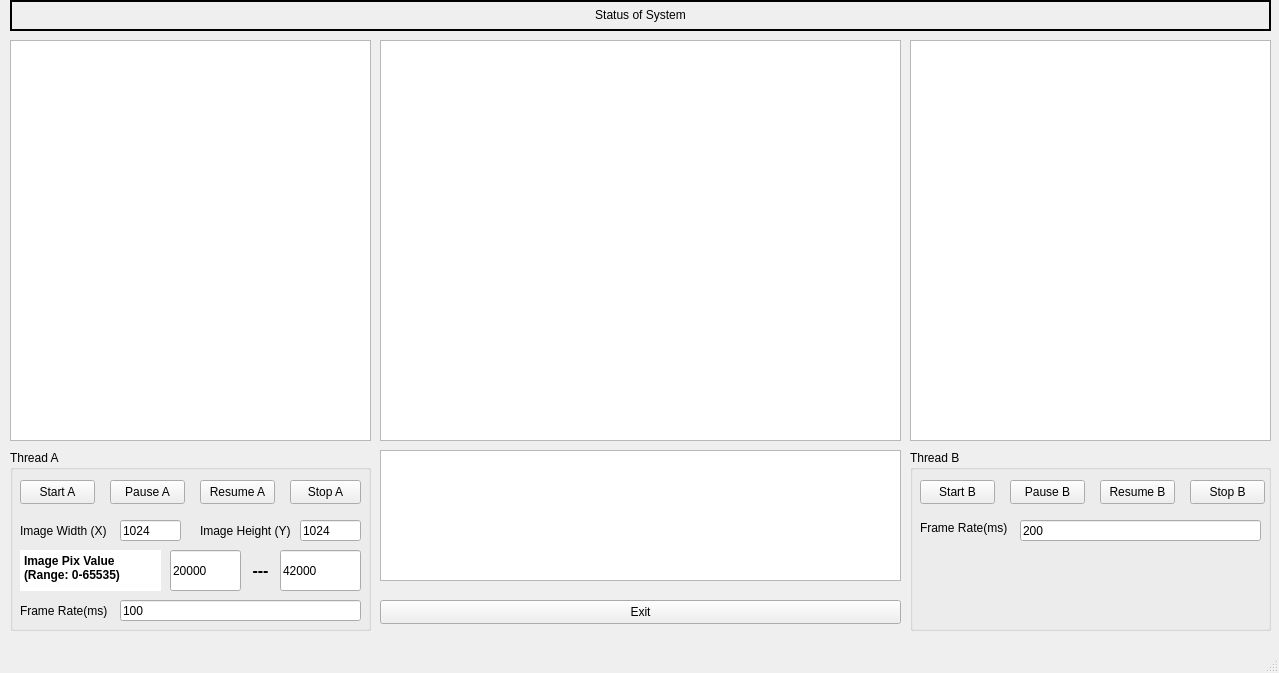
<?xml version="1.0" encoding="UTF-8"?>
<ui version="4.0">
 <class>MainWindow</class>
 <widget class="QMainWindow" name="MainWindow">
  <property name="geometry">
   <rect>
    <x>0</x>
    <y>0</y>
    <width>1279</width>
    <height>673</height>
   </rect>
  </property>
  <property name="windowTitle">
   <string>MainWindow</string>
  </property>
  <widget class="QWidget" name="centralwidget">
   <widget class="QTextEdit" name="textEdit_StatusA">
    <property name="geometry">
     <rect>
      <x>10</x>
      <y>40</y>
      <width>361</width>
      <height>401</height>
     </rect>
    </property>
   </widget>
   <widget class="QTextEdit" name="textEdit_StatusB">
    <property name="geometry">
     <rect>
      <x>910</x>
      <y>40</y>
      <width>361</width>
      <height>401</height>
     </rect>
    </property>
   </widget>
   <widget class="QGroupBox" name="groupBox">
    <property name="geometry">
     <rect>
      <x>10</x>
      <y>450</y>
      <width>361</width>
      <height>181</height>
     </rect>
    </property>
    <property name="title">
     <string>Thread A</string>
    </property>
    <widget class="QPushButton" name="btn_start_A">
     <property name="geometry">
      <rect>
       <x>10</x>
       <y>30</y>
       <width>75</width>
       <height>24</height>
      </rect>
     </property>
     <property name="text">
      <string>Start A</string>
     </property>
    </widget>
    <widget class="QPushButton" name="btn_pause_A">
     <property name="geometry">
      <rect>
       <x>100</x>
       <y>30</y>
       <width>75</width>
       <height>24</height>
      </rect>
     </property>
     <property name="text">
      <string>Pause A</string>
     </property>
    </widget>
    <widget class="QPushButton" name="btn_resume_A">
     <property name="geometry">
      <rect>
       <x>190</x>
       <y>30</y>
       <width>75</width>
       <height>24</height>
      </rect>
     </property>
     <property name="text">
      <string>Resume A</string>
     </property>
    </widget>
    <widget class="QPushButton" name="btn_stopA">
     <property name="geometry">
      <rect>
       <x>280</x>
       <y>30</y>
       <width>71</width>
       <height>24</height>
      </rect>
     </property>
     <property name="text">
      <string>Stop A</string>
     </property>
    </widget>
    <widget class="QLabel" name="label">
     <property name="geometry">
      <rect>
       <x>10</x>
       <y>70</y>
       <width>101</width>
       <height>21</height>
      </rect>
     </property>
     <property name="text">
      <string>Image Width (X)</string>
     </property>
    </widget>
    <widget class="QLabel" name="label_2">
     <property name="geometry">
      <rect>
       <x>190</x>
       <y>70</y>
       <width>101</width>
       <height>21</height>
      </rect>
     </property>
     <property name="text">
      <string>Image Height (Y)</string>
     </property>
    </widget>
    <widget class="QLineEdit" name="lineEdit_imgx">
     <property name="geometry">
      <rect>
       <x>110</x>
       <y>70</y>
       <width>61</width>
       <height>21</height>
      </rect>
     </property>
     <property name="text">
      <string>1024</string>
     </property>
    </widget>
    <widget class="QLineEdit" name="lineEdit_imgy">
     <property name="geometry">
      <rect>
       <x>290</x>
       <y>70</y>
       <width>61</width>
       <height>21</height>
      </rect>
     </property>
     <property name="text">
      <string>1024</string>
     </property>
    </widget>
    <widget class="QLabel" name="label_3">
     <property name="geometry">
      <rect>
       <x>10</x>
       <y>150</y>
       <width>101</width>
       <height>21</height>
      </rect>
     </property>
     <property name="text">
      <string>Frame Rate(ms)</string>
     </property>
    </widget>
    <widget class="QLineEdit" name="lineEdit_framerate">
     <property name="geometry">
      <rect>
       <x>110</x>
       <y>150</y>
       <width>241</width>
       <height>21</height>
      </rect>
     </property>
     <property name="text">
      <string>100</string>
     </property>
    </widget>
    <widget class="QLineEdit" name="lineEdit_low">
     <property name="geometry">
      <rect>
       <x>160</x>
       <y>100</y>
       <width>71</width>
       <height>41</height>
      </rect>
     </property>
     <property name="text">
      <string>20000</string>
     </property>
    </widget>
    <widget class="QLineEdit" name="lineEdit_high">
     <property name="geometry">
      <rect>
       <x>270</x>
       <y>100</y>
       <width>81</width>
       <height>41</height>
      </rect>
     </property>
     <property name="text">
      <string>42000</string>
     </property>
    </widget>
    <widget class="QLabel" name="label_6">
     <property name="geometry">
      <rect>
       <x>220</x>
       <y>100</y>
       <width>61</width>
       <height>41</height>
      </rect>
     </property>
     <property name="font">
      <font>
       <pointsize>12</pointsize>
       <bold>true</bold>
      </font>
     </property>
     <property name="text">
      <string>---</string>
     </property>
     <property name="alignment">
      <set>Qt::AlignCenter</set>
     </property>
    </widget>
    <widget class="QTextEdit" name="textEdit">
     <property name="geometry">
      <rect>
       <x>10</x>
       <y>100</y>
       <width>141</width>
       <height>41</height>
      </rect>
     </property>
     <property name="sizePolicy">
      <sizepolicy hsizetype="Fixed" vsizetype="Fixed">
       <horstretch>0</horstretch>
       <verstretch>0</verstretch>
      </sizepolicy>
     </property>
     <property name="frameShape">
      <enum>QFrame::NoFrame</enum>
     </property>
     <property name="html">
      <string>&lt;!DOCTYPE HTML PUBLIC &quot;-//W3C//DTD HTML 4.0//EN&quot; &quot;http://www.w3.org/TR/REC-html40/strict.dtd&quot;&gt;
&lt;html&gt;&lt;head&gt;&lt;meta name=&quot;qrichtext&quot; content=&quot;1&quot; /&gt;&lt;meta charset=&quot;utf-8&quot; /&gt;&lt;style type=&quot;text/css&quot;&gt;
p, li { white-space: pre-wrap; }
&lt;/style&gt;&lt;/head&gt;&lt;body style=&quot; font-family:'Microsoft YaHei UI'; font-size:9pt; font-weight:400; font-style:normal;&quot;&gt;
&lt;p style=&quot; margin-top:0px; margin-bottom:0px; margin-left:0px; margin-right:0px; -qt-block-indent:0; text-indent:0px;&quot;&gt;&lt;span style=&quot; font-weight:700;&quot;&gt;Image Pix Value &lt;/span&gt;&lt;/p&gt;
&lt;p style=&quot; margin-top:0px; margin-bottom:0px; margin-left:0px; margin-right:0px; -qt-block-indent:0; text-indent:0px;&quot;&gt;&lt;span style=&quot; font-weight:700;&quot;&gt;(Range: 0-65535)&lt;/span&gt;&lt;/p&gt;&lt;/body&gt;&lt;/html&gt;</string>
     </property>
    </widget>
   </widget>
   <widget class="QGroupBox" name="groupBox_2">
    <property name="geometry">
     <rect>
      <x>910</x>
      <y>450</y>
      <width>361</width>
      <height>181</height>
     </rect>
    </property>
    <property name="title">
     <string>Thread B</string>
    </property>
    <widget class="QPushButton" name="btn_start_B">
     <property name="geometry">
      <rect>
       <x>10</x>
       <y>30</y>
       <width>75</width>
       <height>24</height>
      </rect>
     </property>
     <property name="text">
      <string>Start B</string>
     </property>
    </widget>
    <widget class="QPushButton" name="btn_pause_B">
     <property name="geometry">
      <rect>
       <x>100</x>
       <y>30</y>
       <width>75</width>
       <height>24</height>
      </rect>
     </property>
     <property name="text">
      <string>Pause B</string>
     </property>
    </widget>
    <widget class="QPushButton" name="btn_resume_B">
     <property name="geometry">
      <rect>
       <x>190</x>
       <y>30</y>
       <width>75</width>
       <height>24</height>
      </rect>
     </property>
     <property name="text">
      <string>Resume B</string>
     </property>
    </widget>
    <widget class="QPushButton" name="btn_stopB">
     <property name="geometry">
      <rect>
       <x>280</x>
       <y>30</y>
       <width>75</width>
       <height>24</height>
      </rect>
     </property>
     <property name="text">
      <string>Stop B</string>
     </property>
    </widget>
    <widget class="QLineEdit" name="lineEdit_histrate">
     <property name="geometry">
      <rect>
       <x>110</x>
       <y>70</y>
       <width>241</width>
       <height>21</height>
      </rect>
     </property>
     <property name="text">
      <string>200</string>
     </property>
    </widget>
    <widget class="QLabel" name="label_4">
     <property name="geometry">
      <rect>
       <x>10</x>
       <y>70</y>
       <width>101</width>
       <height>16</height>
      </rect>
     </property>
     <property name="text">
      <string>Frame Rate(ms)</string>
     </property>
    </widget>
   </widget>
   <widget class="QPushButton" name="btn_exit">
    <property name="geometry">
     <rect>
      <x>380</x>
      <y>600</y>
      <width>521</width>
      <height>24</height>
     </rect>
    </property>
    <property name="text">
     <string>Exit</string>
    </property>
   </widget>
   <widget class="QGraphicsView" name="imgView">
    <property name="geometry">
     <rect>
      <x>380</x>
      <y>40</y>
      <width>521</width>
      <height>401</height>
     </rect>
    </property>
   </widget>
   <widget class="QChartView" name="hist_chartview">
    <property name="geometry">
     <rect>
      <x>380</x>
      <y>450</y>
      <width>521</width>
      <height>131</height>
     </rect>
    </property>
   </widget>
   <widget class="QLabel" name="label_onesec">
    <property name="geometry">
     <rect>
      <x>10</x>
      <y>0</y>
      <width>1261</width>
      <height>31</height>
     </rect>
    </property>
    <property name="frameShape">
     <enum>QFrame::WinPanel</enum>
    </property>
    <property name="text">
     <string>Status of System</string>
    </property>
    <property name="textFormat">
     <enum>Qt::RichText</enum>
    </property>
    <property name="alignment">
     <set>Qt::AlignCenter</set>
    </property>
   </widget>
  </widget>
  <widget class="QMenuBar" name="menubar">
   <property name="geometry">
    <rect>
     <x>0</x>
     <y>0</y>
     <width>1279</width>
     <height>22</height>
    </rect>
   </property>
  </widget>
  <widget class="QStatusBar" name="statusbar"/>
 </widget>
 <customwidgets>
  <customwidget>
   <class>QChartView</class>
   <extends>QGraphicsView</extends>
   <header location="global">QtCharts</header>
  </customwidget>
 </customwidgets>
 <resources/>
 <connections/>
</ui>
